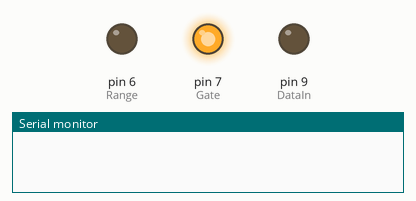
Bench run of a sketch on a simulated Arduino Uno, built with avr-gcc and run on an emulated ATmega328P. Parts: output pins drawn as LEDs (lit = HIGH), the last lines printed to the serial monitor.

Above: at 0.05 s.
At 5.2 s:
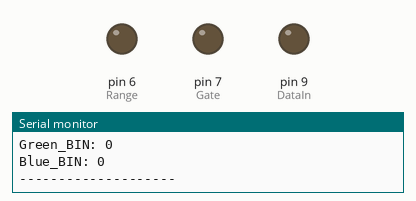
Timing chart, 0 to 13.4 s (numbered marks = the images above):
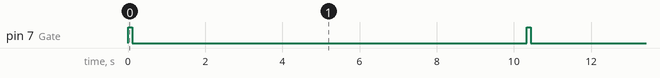

The sketch:

ColorSensorRead.ino
```cpp
//ColorSensorRead
//Reads data from Hamatsu Digital color sensor S9706 - 3x12bit RGB information

int ColorArray[12][3];  //columns: O-Red, 1-Green, 2-Blue  Rows: 0-LSB..11-MSB
int Red = 0;
int Green = 0;
int Blue = 0;

int LEDflash = 13;

int Range = 6;
int Gate = 7;
int CK = 8;
int DataIn = 9;

// the setup routine runs once when you press reset:
void setup() {
  // initialize serial communication at 9600 bits per second:
  Serial.begin(9600);


  pinMode(DataIn, INPUT);
  pinMode(Range, OUTPUT);
  pinMode(Gate, OUTPUT);
  pinMode(DataIn, OUTPUT);


}

// the loop routine runs over and over again forever:
void loop() {

  //Operating sequence 1 - preparation
  digitalWrite (LEDflash, HIGH);  //turn on illuminating LEDs
  digitalWrite (Gate, LOW);
  digitalWrite (CK, LOW);

  //Operating sequence 2 - set sensitivity
  digitalWrite (Range, LOW);  //set senitivity: LOW = low sensitivity
  delay (5);    //hold time t4  - datasheet

  //Operating sequence 3 - integrate light
  digitalWrite (Gate, HIGH);
  delay (100);      //light integration time
  digitalWrite (Gate, LOW);
  delay (1);  //hold time t1 - datasheet

  //Operating sequence 4 - data transfer

  for (int k=0; k<3; k++){  //loop through Red, Green, Blue color
    for (int i=0; i<12; i++){  //loop through data bits, LSB first
      // read the input pin:
      digitalWrite(CK, HIGH);  //clock rising edge (data change at rising edge)
      delay(1);     //clock high state

      ColorArray[i][k] = digitalRead(DataIn);  //read bit from sensor
      //    ColorArray[i][k] = bitRead(analogRead(1),0);  //read LSB bit from analog input as random data for testing purpouses
      digitalWrite(CK, LOW); //clock falling edge
      delay(1);        //clock low state
    }

    digitalWrite (CK, LOW); //hold time t2 - datasheet
    delay (1);    //hold time t2 - datasheet
  }

  digitalWrite (LEDflash, LOW);  //turn off illuminating LEDs


  //collect bits from array to ints for each color
  for (int i=0; i<12; i++){
    bitWrite(Red, i, ColorArray[i][0]);
    bitWrite(Green, i, ColorArray[i][1]);
    bitWrite(Blue, i, ColorArray[i][2]);
  }


  //print array data
  for (int i=0; i<12; i++){  //loop through data bits
    for (int k=0; k<2; k++){  //loop through Red, Green, Blue color

        Serial.print(ColorArray[i][k]);
      Serial.print("  ");
    }
    Serial.println(ColorArray[i][2]);
  }

  Serial.println("");  //spacer

  //print out the results
  Serial.print("Red: ");
  Serial.println(Red);
  Serial.print("Green: ");
  Serial.println(Green);
  Serial.print("Blue: ");
  Serial.println(Blue);


  //print color data array in binary
  Serial.println("");  //spacer

  Serial.print("Red_BIN: ");
  Serial.println(Red, BIN);
  Serial.print("Green_BIN: ");
  Serial.println(Green, BIN);
  Serial.print("Blue_BIN: ");
  Serial.println(Blue, BIN);

  Serial.println("");  //spacer
  Serial.println("--------------------");  //spacer
  Serial.println("");  //spacer


  delay(10000);        // delay in between reads

}
```

Measured:
- by itself, pin 7 (Gate): alternates HIGH for 0.10 s and LOW for 10.2 s
